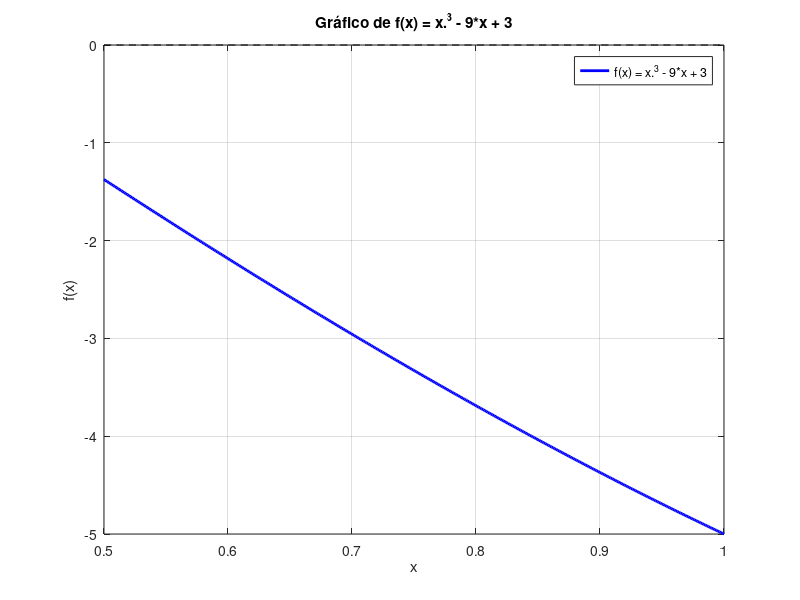

Here is the MATLAB script that generated this plot:
function lista3Questao2()
  f = @(x) x.^3 - 9*x + 3;
  a = 0;
  b = 1;
  E = 5e-4;
  Ea = inf;
  rPrevio = inf;

  x = linspace(0.5, 1, 400);
  y = f(x);
  figure;
  plot(x, y, 'b', 'LineWidth', 2);
  hold on;
  plot(x, zeros(size(x)), 'k--');
  xlabel('x');
  ylabel('f(x)');
  title('Gráfico de f(x) = x.^3 - 9*x + 3');
  grid on;
  legend('f(x) = x.^3 - 9*x + 3');
  hold off;

  if (f(a) * f(b) > 0)
    disp("Erro: não há mudança de sinal!");
  else
    it = 1;
    n = 20;
    r = b - (f(b) * (a - b)) / (f(a) - f(b));  % Cálculo inicial da raiz
    fa = f(a);
    fb = f(b);

    while (it <= n)
      fprintf('Iteração %d: a = %f, b = %f, r = %f, f(r) = %f, Erro aproximado = %f\n', ...
              it, a, b, r, f(r), Ea);

      Ea = calcularErroEstimativa(it, r, rPrevio);

      if (it >= n || Ea <= E)
        fprintf("Raiz encontrada: %f\n", r);
        break;
      end

      if (f(a) * f(r) < 0)
        b = r;
        fb = f(r);
      else
        a = r;
        fa = f(r);
      end

      it = it + 1;

      rPrevio = r;
      r = b - (fb * (a - b)) / (fa - fb);
    endwhile

    if it > n
      fprintf("Método falhou em %d iterações\n", it);
    end
  end
endfunction

function Ea = calcularErroEstimativa(it, resultadoAtual, resultadoPrev)
  if it == 1
    Ea = inf;
  else
    Ea = abs((resultadoAtual - resultadoPrev) / resultadoAtual) * 100;
  end
endfunction

lista3Questao2();

